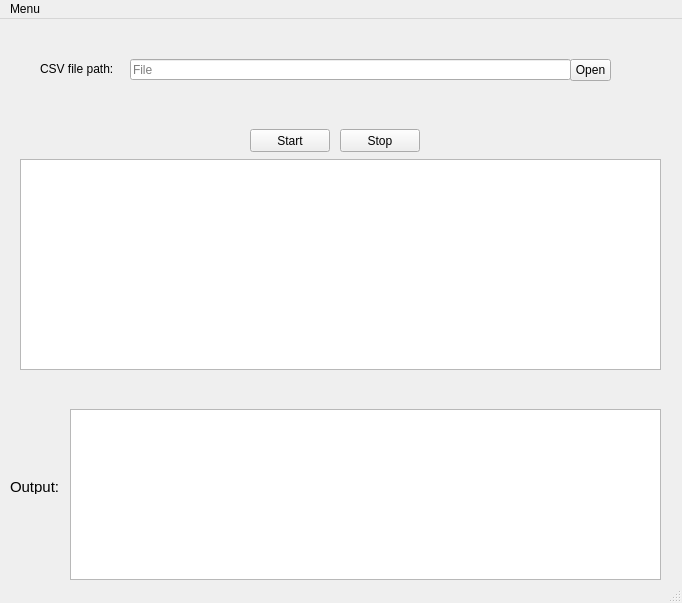
<?xml version="1.0" encoding="UTF-8"?>
<ui version="4.0">
 <class>MainWindow</class>
 <widget class="QMainWindow" name="MainWindow">
  <property name="geometry">
   <rect>
    <x>0</x>
    <y>0</y>
    <width>682</width>
    <height>603</height>
   </rect>
  </property>
  <property name="windowTitle">
   <string>MainWindow</string>
  </property>
  <widget class="QWidget" name="centralwidget">
   <widget class="QLineEdit" name="csvpath_edit">
    <property name="geometry">
     <rect>
      <x>130</x>
      <y>40</y>
      <width>441</width>
      <height>21</height>
     </rect>
    </property>
    <property name="text">
     <string/>
    </property>
    <property name="placeholderText">
     <string>File</string>
    </property>
   </widget>
   <widget class="QLabel" name="csvpath">
    <property name="geometry">
     <rect>
      <x>40</x>
      <y>40</y>
      <width>91</width>
      <height>20</height>
     </rect>
    </property>
    <property name="text">
     <string>CSV file path:</string>
    </property>
   </widget>
   <widget class="QToolButton" name="path_open">
    <property name="geometry">
     <rect>
      <x>570</x>
      <y>40</y>
      <width>41</width>
      <height>22</height>
     </rect>
    </property>
    <property name="text">
     <string>Open</string>
    </property>
   </widget>
   <widget class="QTextBrowser" name="log">
    <property name="geometry">
     <rect>
      <x>20</x>
      <y>140</y>
      <width>641</width>
      <height>211</height>
     </rect>
    </property>
   </widget>
   <widget class="QTextBrowser" name="output">
    <property name="geometry">
     <rect>
      <x>70</x>
      <y>390</y>
      <width>591</width>
      <height>171</height>
     </rect>
    </property>
   </widget>
   <widget class="QPushButton" name="start_button">
    <property name="geometry">
     <rect>
      <x>250</x>
      <y>110</y>
      <width>80</width>
      <height>23</height>
     </rect>
    </property>
    <property name="text">
     <string>Start</string>
    </property>
   </widget>
   <widget class="QPushButton" name="stop_button">
    <property name="geometry">
     <rect>
      <x>340</x>
      <y>110</y>
      <width>80</width>
      <height>23</height>
     </rect>
    </property>
    <property name="text">
     <string>Stop</string>
    </property>
   </widget>
   <widget class="QLabel" name="label">
    <property name="geometry">
     <rect>
      <x>10</x>
      <y>460</y>
      <width>57</width>
      <height>15</height>
     </rect>
    </property>
    <property name="font">
     <font>
      <pointsize>11</pointsize>
     </font>
    </property>
    <property name="text">
     <string>Output:</string>
    </property>
   </widget>
  </widget>
  <widget class="QMenuBar" name="menubar">
   <property name="geometry">
    <rect>
     <x>0</x>
     <y>0</y>
     <width>682</width>
     <height>20</height>
    </rect>
   </property>
   <widget class="QMenu" name="menu">
    <property name="title">
     <string>Menu</string>
    </property>
    <addaction name="actionOpen"/>
    <addaction name="actionAbout"/>
    <addaction name="separator"/>
    <addaction name="actionExit"/>
   </widget>
   <addaction name="menu"/>
  </widget>
  <widget class="QStatusBar" name="statusbar">
   <property name="enabled">
    <bool>true</bool>
   </property>
  </widget>
  <action name="actionExit">
   <property name="text">
    <string>Exit</string>
   </property>
  </action>
  <action name="actionOpen">
   <property name="text">
    <string>Open</string>
   </property>
  </action>
  <action name="actionAbout">
   <property name="text">
    <string>About</string>
   </property>
  </action>
 </widget>
 <resources/>
 <connections>
  <connection>
   <sender>path_open</sender>
   <signal>clicked()</signal>
   <receiver>path_open</receiver>
   <slot>animateClick()</slot>
   <hints>
    <hint type="sourcelabel">
     <x>590</x>
     <y>70</y>
    </hint>
    <hint type="destinationlabel">
     <x>590</x>
     <y>70</y>
    </hint>
   </hints>
  </connection>
  <connection>
   <sender>actionExit</sender>
   <signal>triggered()</signal>
   <receiver>actionExit</receiver>
   <slot>toggle()</slot>
   <hints>
    <hint type="sourcelabel">
     <x>-1</x>
     <y>-1</y>
    </hint>
    <hint type="destinationlabel">
     <x>-1</x>
     <y>-1</y>
    </hint>
   </hints>
  </connection>
  <connection>
   <sender>actionOpen</sender>
   <signal>triggered()</signal>
   <receiver>actionOpen</receiver>
   <slot>toggle()</slot>
   <hints>
    <hint type="sourcelabel">
     <x>-1</x>
     <y>-1</y>
    </hint>
    <hint type="destinationlabel">
     <x>-1</x>
     <y>-1</y>
    </hint>
   </hints>
  </connection>
  <connection>
   <sender>start_button</sender>
   <signal>clicked()</signal>
   <receiver>start_button</receiver>
   <slot>animateClick()</slot>
   <hints>
    <hint type="sourcelabel">
     <x>289</x>
     <y>141</y>
    </hint>
    <hint type="destinationlabel">
     <x>289</x>
     <y>141</y>
    </hint>
   </hints>
  </connection>
  <connection>
   <sender>stop_button</sender>
   <signal>clicked()</signal>
   <receiver>stop_button</receiver>
   <slot>animateClick()</slot>
   <hints>
    <hint type="sourcelabel">
     <x>379</x>
     <y>141</y>
    </hint>
    <hint type="destinationlabel">
     <x>379</x>
     <y>141</y>
    </hint>
   </hints>
  </connection>
 </connections>
</ui>
